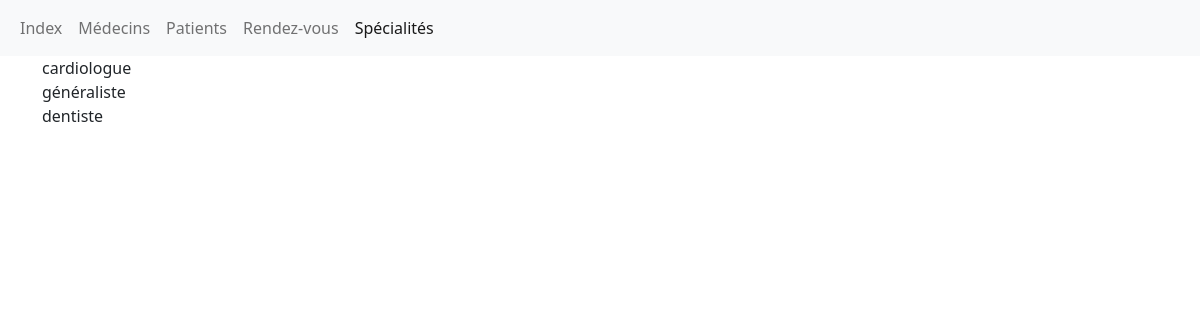
The app's page /views/view_speciality.php, older data.
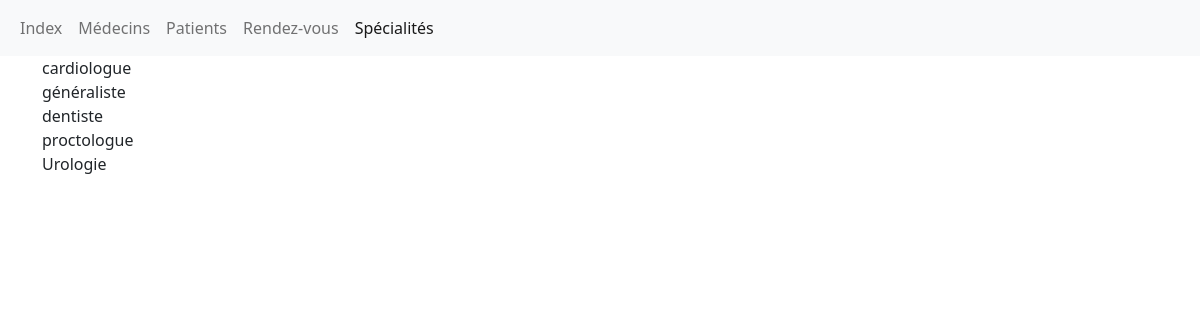
The same page, newer data.
### tables this page shows
CREATE TABLE IF NOT EXISTS `speciality` (
  `id` int(11) NOT NULL AUTO_INCREMENT,
  `name` varchar(50) NOT NULL,
  `created_at` timestamp NOT NULL DEFAULT CURRENT_TIMESTAMP,
  `updated_at` timestamp NOT NULL DEFAULT CURRENT_TIMESTAMP ON UPDATE CURRENT_TIMESTAMP,
  PRIMARY KEY (`id`)
);

### config.php (called while the page is built, shortened)
<?php
$db_user = 'docto';
$db_pass = 'docto';
$db_dsn = 'mysql:host=localhost;dbname=doctolib;charset=utf8';

### models/db.php (called while the page is built, shortened)
<?php
require_once '../config.php';
Class Db {
    private static $instance = NULL;
    private function __construct($dsn, $user, $pass){
        $this->db = new PDO($dsn, $user, $pass);
    }
    public static function getInstance($dsn, $user, $pass){
        if(is_null(self::$instance)){
            self::$instance = new Db($dsn, $user, $pass);
        }
        return self::$instance;
    }
}

### models/speciality.php (called while the page is built, shortened)
<?php
require_once '../config.php';
require_once 'db.php';
class Speciality {
    private $pdo;
    public function __construct(){
        global $db_dsn, $db_pass, $db_user;
        if(is_null($this->pdo)){
            $this->pdo = Db::getInstance($db_dsn, $db_pass, $db_user);
        }
    }
    public function getAll(){
        return $this->pdo->db->query('SELECT * FROM `speciality`')->fetchAll(PDO::FETCH_ASSOC);
    }
}

### views/view_speciality.php (the view, shortened to what this page needs)
<?php
$actif = 'Spécialités';
require_once '../config.php';
require_once '../models/speciality.php';
include '../modules/head.php';
include '../modules/header.php';
$s = new Speciality();
$specs = $s->getAll();
?>
<div class="container">
<ul class="list-unstyled">
    <?php foreach($specs as $spec): ?>
        <li><?= $spec['name'] ?></li>
    <?php endforeach; ?>
</ul>
</div>

### modules/header.php (shortened to what this page needs)
<?php
    $items=['Index' => '/',
        'Médecins' => '/doctors.php',
        'Patients' => '/patients.php',
        'Rendez-vous' => '/rendezvous.php',
        'Spécialités' => '/speciality.php'];
?>
<header>
<nav class="navbar navbar-expand-lg navbar-light bg-light">
  <div class="container-fluid">
    <div class="collapse navbar-collapse" id="navbarSupportedContent">
      <ul class="navbar-nav me-auto mb-2 mb-lg-0">
        <?php foreach ($items as $label => $url): ?>
        <li class="nav-item">
            <a class="nav-link<?= $label == $actif?' active':'' ?>" href="<?= $url ?>"><?= $label ?></a>
        </li>
        <?php endforeach; ?>
      </ul>
    </div>
  </div>
</nav>
</header>
<main>

Row changes from the older to the newer data that the page shows:
added speciality: name "proctologue"
added speciality: name "Urologie"
